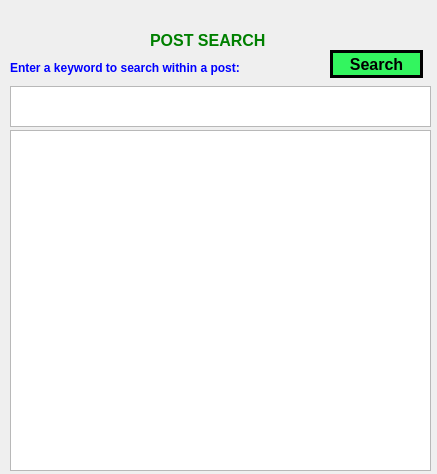
<?xml version="1.0" encoding="UTF-8"?>
<ui version="4.0">
 <class>Dialog3</class>
 <widget class="QDialog" name="Dialog3">
  <property name="geometry">
   <rect>
    <x>0</x>
    <y>0</y>
    <width>437</width>
    <height>474</height>
   </rect>
  </property>
  <property name="windowTitle">
   <string>Dialog</string>
  </property>
  <widget class="QLabel" name="label">
   <property name="geometry">
    <rect>
     <x>150</x>
     <y>30</y>
     <width>171</width>
     <height>21</height>
    </rect>
   </property>
   <property name="styleSheet">
    <string notr="true">QLabel{
font-weight: bold;
font-size: 12pt;
color:green;
}
</string>
   </property>
   <property name="text">
    <string>POST SEARCH</string>
   </property>
  </widget>
  <widget class="QTextEdit" name="textEdit">
   <property name="geometry">
    <rect>
     <x>10</x>
     <y>130</y>
     <width>421</width>
     <height>341</height>
    </rect>
   </property>
  </widget>
  <widget class="QTextEdit" name="textEdit_2">
   <property name="geometry">
    <rect>
     <x>10</x>
     <y>86</y>
     <width>421</width>
     <height>41</height>
    </rect>
   </property>
  </widget>
  <widget class="QLabel" name="label_2">
   <property name="geometry">
    <rect>
     <x>10</x>
     <y>60</y>
     <width>311</width>
     <height>16</height>
    </rect>
   </property>
   <property name="styleSheet">
    <string notr="true">QLabel{
font-weight: bold;
font-size: 9pt;
color:blue;
}
</string>
   </property>
   <property name="text">
    <string>Enter a keyword to search within a post:</string>
   </property>
  </widget>
  <widget class="QPushButton" name="pushButton">
   <property name="geometry">
    <rect>
     <x>330</x>
     <y>50</y>
     <width>93</width>
     <height>28</height>
    </rect>
   </property>
   <property name="styleSheet">
    <string notr="true">QPushButton{
background-color:#33F55F;
border:3px solid black;
color:#0;
font-weight:  bold;
font-size:16px;
}

QPushButton#pushButton:hover {
     background-color: #978BFF;
 }</string>
   </property>
   <property name="text">
    <string>Search</string>
   </property>
  </widget>
 </widget>
 <resources/>
 <connections/>
</ui>
